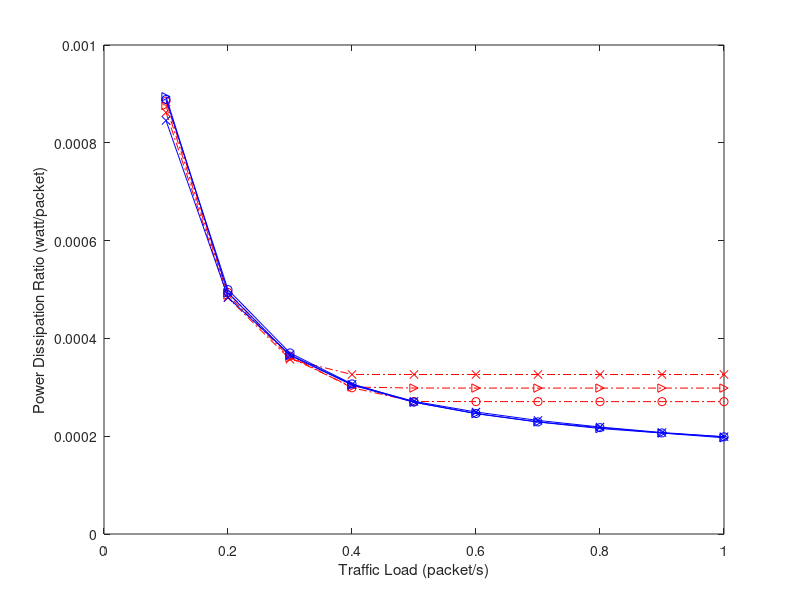

Recreate this plot in MATLAB. (Note: this script raises an error after producing the figure.)
% Plot network energy consumption per packet, from 1hop - 10 hops
% \xi = 14, 17, 20, traffic load: 0.1:0.1:1
% PRI-basic, PRI-ASM (adaptive schedule maintaince)
basic_14=[6.372955286	3.556244695	2.61956295	2.153053631	1.951546903	1.94931255	1.949175317	1.948992844	1.948913954	1.948945939];
asm_14=[6.397764781	3.597914471	2.665798663	2.209491647	1.941947823	1.774218106	1.650453423	1.566118592	1.488242033	1.430985227];
basic_17=[6.306506593	3.516735795	2.598447374	2.164450074	2.149081384	2.14853964	2.148463179	2.148441875	2.148433493	2.14833131];
asm_17=[6.437783502	3.548528281	2.629649467	2.193255021	1.939552683	1.77234618	1.648902434	1.553376147	1.486103758	1.416607471];
basic_20=[6.207374421	3.478268271	2.572530114	2.34901563	2.34856752	2.348416209	2.348349856	2.348373527	2.348466307	2.348372744];
asm_20=[6.088482572	3.483433751	2.639824333	2.202399236	1.953193774	1.796396036	1.672289997	1.575303125	1.49391539	1.432172934];

figure;
hold off;
arrival_rate=0.1:0.1:1;
plot(arrival_rate,basic_14./7200,'ro-.');
hold on;
plot(arrival_rate,basic_17./7200,'r>-.');
plot(arrival_rate,basic_20./7200,'rx-.');


plot(arrival_rate,asm_14./7200,'bo-');
plot(arrival_rate,asm_17./7200,'b>-');
plot(arrival_rate,asm_20./7200,'bx-');

% set(gca,'XTick',0.05:0.05:0.5);
% set(gca,'XTickLabel',0.05:0.05:0.5);
%set(gca,'Xdir','reverse')
% axis([0.05 0.5 20 250]);
xlabel('Traffic Load (packet/s)');
ylabel('Power Dissipation Ratio (watt/packet)');
legend('PRI-basic, {{\it{\xi}} = 14}','PRI-basic, {{\it{\xi}} = 17}','PRI-basic, {{\it{\xi}} = 20}', ...
    'PRI-ASM, {{\it{\xi}} = 14}','PRI-ASM, {{\it{\xi}} = 17}','PRI-ASM, {{\it{\xi}} = 20}',1);
% grid on;